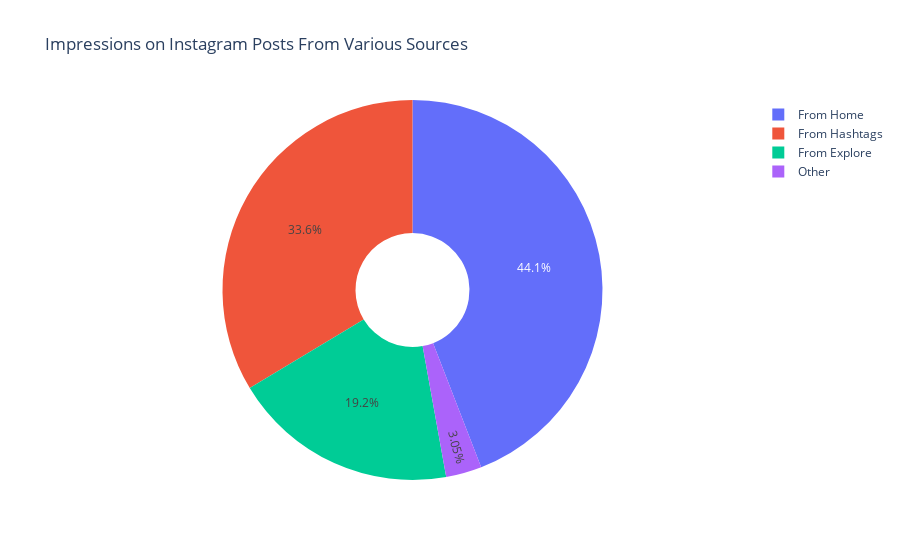

The notebook cell saved with this chart:
### Markdown cell above
Now let’s have a look at the percentage of impressions I get from various sources on Instagram:

### Code cell
home = data["From Home"].sum()
hashtags = data["From Hashtags"].sum()
explore = data["From Explore"].sum()
other = data["From Other"].sum()

labels = ['From Home','From Hashtags','From Explore','Other']
values = [home, hashtags, explore, other]

fig = px.pie(data, values=values, names=labels, 
             title='Impressions on Instagram Posts From Various Sources', hole=0.3)
fig.show()

### Figure 1 — Plotly figure (JSON) as saved in the notebook; plotly's stock layout.template omitted (floating-point values rounded to 4 significant figures)
{"data": [{"domain": {"x": [0, 1], "y": [0, 1]}, "hole": 0.3, "hovertemplate": "label=%{label}<br>value=%{value}<extra></extra>", "labels": ["From Home", "From Hashtags", "From Explore", "Other"], "legendgroup": "", "name": "", "showlegend": true, "type": "pie", "values": [294619, 224614, 128294, 20360]}], "layout": {"legend": {"tracegroupgap": 0}, "title": {"text": "Impressions on Instagram Posts From Various Sources"}}}
